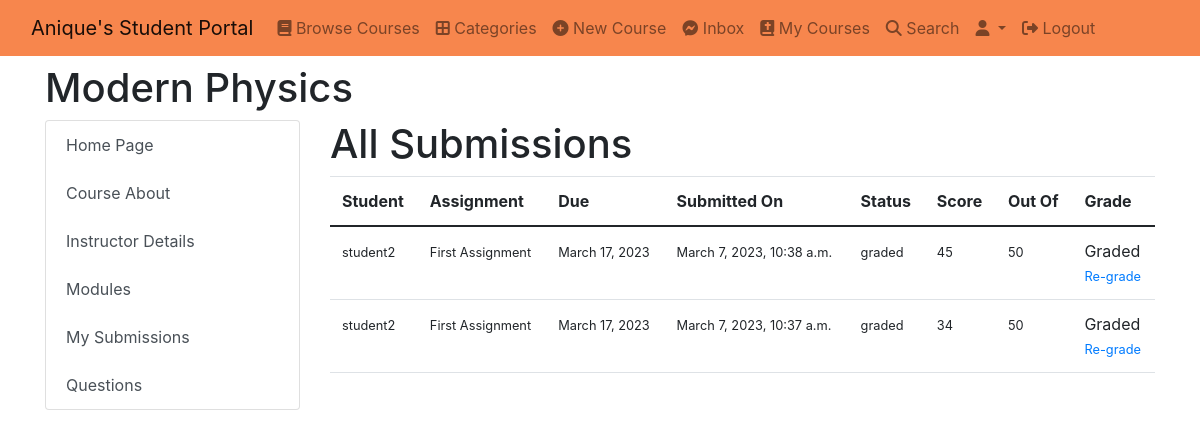
Page /course/31f14fdc-ee4c-420d-b912-1c9cc059e567/student_submissions on the committed database.
### classroom/models.py (models this page shows, shortened)
class Course(models.Model):
    id = models.UUIDField(primary_key=True, default=uuid.uuid4, editable=False)
    announcements = models.ManyToManyField(Announcement)
    picture = models.ImageField(upload_to=course_directory_path)
    title = models.CharField(max_length=100, verbose_name='Title')
    description = models.TextField()
    category = models.ForeignKey(Category, on_delete=models.CASCADE)
    syllabus = RichTextField()
    user = models.ForeignKey(
        User, on_delete=models.CASCADE, related_name='course_owner')
    enrolled = models.ManyToManyField(User)
    modules = models.ManyToManyField(Module)
    questions = models.ManyToManyField(CourseQuestion)
    created_at = models.DateTimeField(auto_now_add=True)

class Grade(models.Model):
    course = models.ForeignKey(Course, on_delete=models.CASCADE)
    submission = models.ForeignKey(Submission, on_delete=models.CASCADE)
    points = models.PositiveIntegerField(default=0)
    graded_by = models.ForeignKey(
        User, on_delete=models.CASCADE, blank=True, null=True)
    status = models.CharField(
        choices=STATUS_CHOICES, default='pending', max_length=10, verbose_name='Status')

### assignment/models.py (models this page shows, shortened)
class Submission(models.Model):
    file = models.FileField(upload_to=assignment_directory_path)
    comment = models.CharField(max_length=999)
    date = models.DateTimeField(auto_now_add=True)
    assignment = models.ForeignKey(Assignment, on_delete=models.CASCADE)
    user = models.ForeignKey(User, on_delete=models.CASCADE)

class Assignment(models.Model):
    title = models.CharField(max_length=150)
    content = RichTextField()
    points = models.PositiveIntegerField()
    due = models.DateField()
    files = models.ManyToManyField(AssignmentFileContent)
    user = models.ForeignKey(User, on_delete=models.CASCADE)

### classroom/views.py (the view)
# urls.py: path("<course_id>/student_submissions",
def student_submissions(request, course_id):
    course = get_object_or_404(Course, id=course_id)
    grades = Grade.objects.filter(course=course).order_by('-submission__date')
    context = {
        "course": course,
        "grades": grades
    }
    return render(request, 'classroom/student_submissions.html', context)

### student_portal/templates/classroom/student_submissions.html
{% extends 'base.html' %} {% block content %}
<div class="container mt-2">
  <h1>{{course.title}}</h1>
  <div class="row">
    <div class="col-3">{% include 'side_panel.html' %}</div>
    <div class="col-9">
      <div>
        <h1>All Submissions</h1>
        {% if grades.count == 0 %}
        <div class="container mt-2 mb-2">
          <div class="alert alert-primary" role="alert">No submissions yet</div>
        </div>
        {% else %}
        <table class="table">
          <thead>
            <tr>
              <th scope="col">Student</th>
              <th scope="col">Assignment</th>
              <th scope="col">Due</th>
              <th scope="col">Submitted On</th>
              <th scope="col">Status</th>
              <th scope="col">Score</th>
              <th scope="col">Out Of</th>
              <th scope="col">Grade</th>
            </tr>
          </thead>
          <tbody>
            {% for grade in grades %}
            <tr>
              <td><small>{{grade.submission.user.username}}</small></td>
              <td><small>{{grade.submission.assignment.title}}</small></td>
              <td><small>{{grade.submission.assignment.due}}</small></td>
              <td><small>{{grade.submission.date}}</small></td>
              <td><small>{{grade.status}}</small></td>
              <td><small>{{grade.points}}</small></td>
              <td><small>{{grade.submission.assignment.points}}</small></td>
              <td>
                {% if grade.status != "pending" %} Graded <br />
                <small>
                  <a href="{% url 'grade-submission' course.id grade.id %}"
                    >Re-grade</a
                  ></small
                >
                {% else %}<a
                  class="btn btn-outline-primary"
                  href="{% url 'grade-submission' course.id grade.id %}"
                  >Grade</a
                >{% endif %}
                <br />
              </td>
            </tr>
            {% endfor %}
          </tbody>
        </table>
        {% endif %}
      </div>
    </div>
  </div>
</div>
{% endblock content %}

### rows in the picture
Course: title "Modern Physics"
Grade: submission.user.username "student2", submission.assignment "First Assignment", submission.assignment.due "March 17, 2023", submission "March 7, 2023, 10:38 a.m.", status "graded", points "45", submission.assignment.points "50", shows "Graded"
Grade: submission.user.username "student2", submission.assignment "First Assignment", submission.assignment.due "March 17, 2023", submission "March 7, 2023, 10:37 a.m.", status "graded", points "34", submission.assignment.points "50", shows "Graded"
